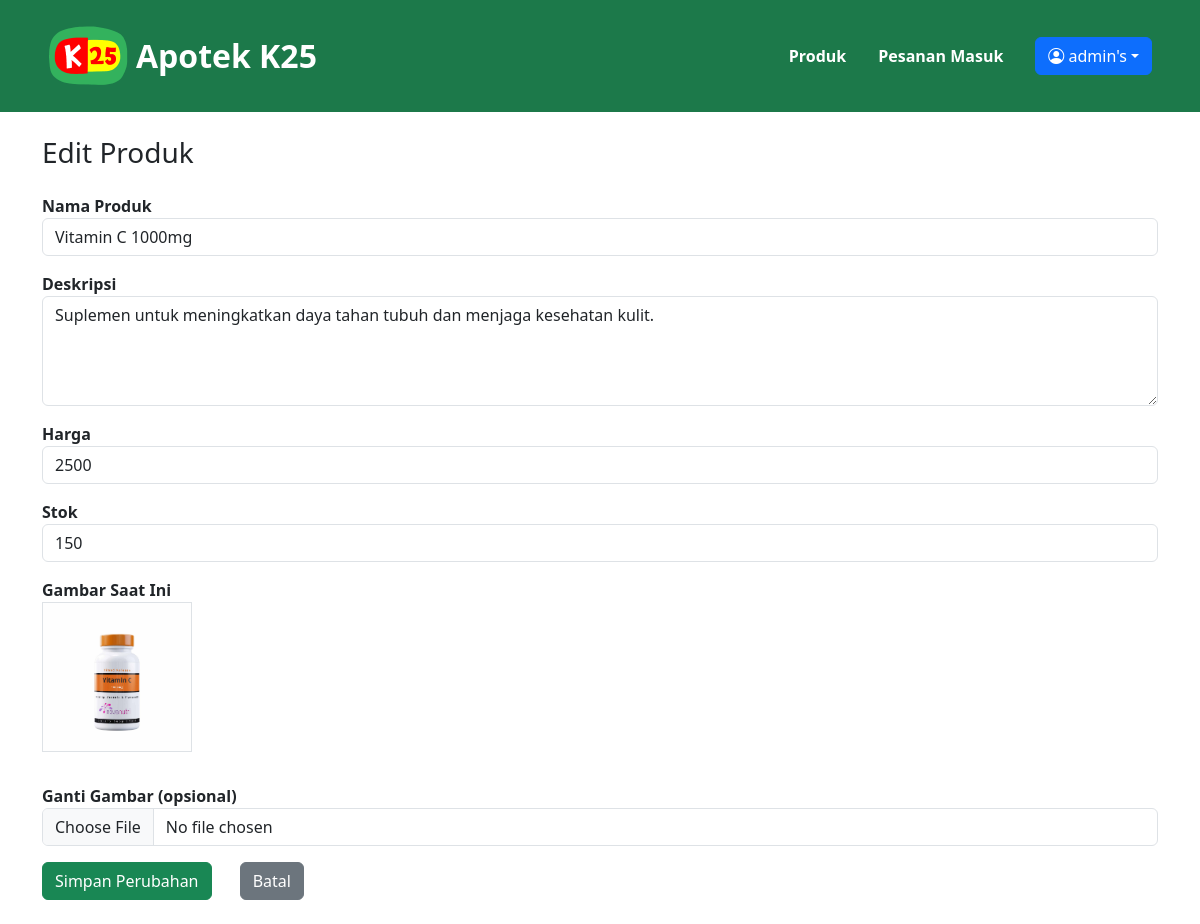
Screenshot of /admin/edit_produk.php?id=3 (signed in) with the database file from the repository.
### tables this page shows
CREATE TABLE `obat` (
  `id_obat` int(11) NOT NULL,
  `gambar` varchar(255) DEFAULT NULL,
  `nama_obat` varchar(100) NOT NULL,
  `deskripsi` text DEFAULT NULL,
  `stok` int(11) DEFAULT 0,
  `harga` int(11) NOT NULL
);

### admin/edit_produk.php (the view, shortened to what this page needs)
<?php
include "../connection.php";
if (isset($_GET['id'])) {
    $id = $_GET['id'];
} else if (isset($_POST['submit'])) {
    $id = $_POST['id'];
}
$query = mysqli_query($connect, "SELECT * FROM obat WHERE id_obat='$id'");
$data = mysqli_fetch_assoc($query);
?>
<!doctype html>
<html lang="en">
<head>
    <link rel="stylesheet" href="https://cdn.jsdelivr.net/npm/bootstrap-icons@1.13.1/font/bootstrap-icons.min.css">
    <link href="https://cdn.jsdelivr.net/npm/bootstrap@5.3.8/dist/css/bootstrap.min.css" rel="stylesheet">
</head>
<body style="background-color: #ffffff;">
    <?php include ('adminHeader.php'); ?>
<div class="container m-4 mx-auto">
    <h3>Edit Produk</h3>
    <form action="edit_produk.php" method="POST" enctype="multipart/form-data">
        <label class="mt-3">Nama Produk</label>
        <input type="text" name="nama_obat" value="<?= $data['nama_obat']; ?>" class="form-control" required>
        <label class="mt-3">Deskripsi</label>
        <textarea name="deskripsi" class="form-control" rows="4" required><?= $data['deskripsi']; ?></textarea>
        <label class="mt-3">Harga</label>
        <input type="number" name="harga" value="<?= $data['harga']; ?>" class="form-control" required>
        <label class="mt-3">Stok</label>
        <input type="number" name="stok" value="<?= $data['stok']; ?>" class="form-control" required>
        <label class="mt-3">Gambar Saat Ini</label><br>
        <img src="../images/<?= $data['gambar']; ?>" width="150" class="border mb-3"><br>
        <label class="mt-3">Ganti Gambar (opsional)</label>
        <input type="file" name="gambar" class="form-control">
        <button type="submit" name="submit" class="btn btn-success mt-3">Simpan Perubahan</button>
        <a href="produk.php" class="btn btn-secondary mt-3 ms-4">Batal</a>
    </form>
</div>
</body>
</html>

### admin/edit_produk.php (style rules this page uses)
label { font-weight: bold; }

### rows the page displays
obat: nama_obat "Vitamin C 1000mg", deskripsi "Suplemen untuk meningkatkan daya tahan tubuh dan menjaga kesehatan kulit.", harga "2500", stok "150", gambar (picture)

### other values shown
$username "admin"
